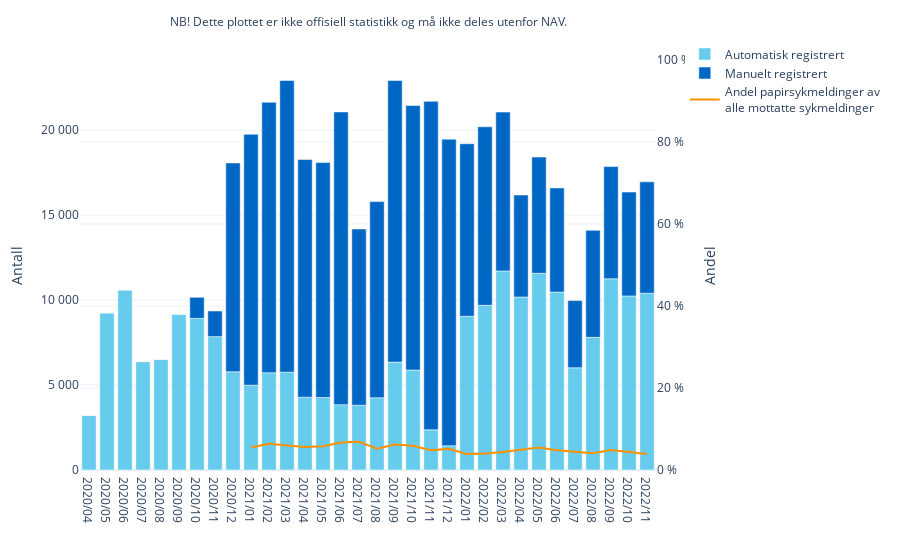

Notebook cell for this chart:
### Code cell
fig_papir_begge = px.bar(
    df_papir_tot_mnd, 
    x='mnd', 
    y='antall', 
    color='reg',
    labels={'antall': '', 
            'mnd' : '', 
            'reg' : ''},
    color_discrete_sequence = nav_kategorisk
)

                         


fig_papir_begge['data'][0]['hovertemplate'] = '<br />År/måned: %{x}<br />Antall: %{y}'
fig_papir_begge['data'][1]['hovertemplate'] = '<br />År/måned: %{x}<br />Antall: %{y}'

fig_papir_begge.update_xaxes(
    tickmode='array',  
    rangebreaks=[dict(bounds=['sat', 'mon']), 
                 dict(values=["2020-05-01", '2020-05-21', '2020-06-01'])]
)

fig_papir_begge.add_trace(
    go.Scatter(
        x=df_andel_papir_mnd['mnd'], 
        y=df_andel_papir_mnd['andel'], 
        yaxis="y2", 
        name='Andel papirsykmeldinger av <br>alle mottatte sykmeldinger', 
        marker_color='#FF9100'
    )
)

fig_papir_begge = fig_papir_begge.update_layout(
    yaxis2={
        'range': [0, 100],
        'side': 'right',
        'ticksuffix': ' %',
        'overlaying': 'y'
    },
    yaxis_title='Antall',
    yaxis2_title='Andel',
    legend={
        'x': 1.05,
        'y': 1.05
    },
    hovermode='x unified',
    hoverlabel={'namelength': -1},
    template="plotly_white",
    yaxis=dict(tickformat=',d'), 
    separators=', '
)

fig_papir_begge.add_annotation(
    text = annotation_text,
    showarrow= False, 
    align= 'center',
    x= 0.5,
    y= 1.12,
    font={'size':12},
    xref= 'paper',
    yref= 'paper',
)

### Figure 1 — Plotly figure (JSON) as saved in the notebook; plotly's stock layout.template omitted (floating-point values rounded to 4 significant figures)
{"data": [{"alignmentgroup": "True", "hovertemplate": "<br />År/måned: %{x}<br />Antall: %{y}", "legendgroup": "Automatisk registrert", "marker": {"color": "#66CBEC", "pattern": {"shape": ""}}, "name": "Automatisk registrert", "offsetgroup": "Automatisk registrert", "orientation": "v", "showlegend": true, "textposition": "auto", "type": "bar", "x": ["2020/04", "2020/05", "2020/06", "2020/07", "2020/08", "2020/09", "2020/10", "2020/11", "2020/12", "2021/01", "2021/02", "2021/03", "2021/04", "2021/05", "2021/06", "2021/07", "2021/08", "2021/09", "2021/10", "2021/11", "2021/12", "2022/01", "2022/02", "2022/03", "2022/04", "2022/05", "2022/06", "2022/07", "2022/08", "2022/09", "2022/10", "2022/11"], "xaxis": "x", "y": [3215, 9248, 10596, 6381, 6514, 9171, 8922, 7850, 5782, 4993, 5722, 5757, 4283, 4267, 3844, 3815, 4253, 6349, 5883, 2366, 1428, 9043, 9692, 11717, 10181, 11576, 10471, 6017, 7806, 11257, 10245, 10406], "yaxis": "y"}, {"alignmentgroup": "True", "hovertemplate": "<br />År/måned: %{x}<br />Antall: %{y}", "legendgroup": "Manuelt registrert", "marker": {"color": "#0067C5", "pattern": {"shape": ""}}, "name": "Manuelt registrert", "offsetgroup": "Manuelt registrert", "orientation": "v", "showlegend": true, "textposition": "auto", "type": "bar", "x": ["2020/04", "2020/05", "2020/06", "2020/07", "2020/08", "2020/09", "2020/10", "2020/11", "2020/12", "2021/01", "2021/02", "2021/03", "2021/04", "2021/05", "2021/06", "2021/07", "2021/08", "2021/09", "2021/10", "2021/11", "2021/12", "2022/01", "2022/02", "2022/03", "2022/04", "2022/05", "2022/06", "2022/07", "2022/08", "2022/09", "2022/10", "2022/11"], "xaxis": "x", "y": [0, 0, 0, 0, 0, 0, 1241, 1508, 12288, 14765, 15919, 17166, 13987, 13826, 17228, 10367, 11542, 16572, 15565, 19329, 18043, 10160, 10508, 9346, 6002, 6842, 6128, 3953, 6298, 6600, 6113, 6555], "yaxis": "y"}, {"marker": {"color": "#FF9100"}, "name": "Andel papirsykmeldinger av <br>alle mottatte sykmeldinger", "type": "scatter", "x": ["2021/01", "2021/02", "2021/03", "2021/04", "2021/05", "2021/06", "2021/07", "2021/08", "2021/09", "2021/10", "2021/11", "2021/12", "2022/01", "2022/02", "2022/03", "2022/04", "2022/05", "2022/06", "2022/07", "2022/08", "2022/09", "2022/10", "2022/11"], "y": [5.5, 6.4, 6, 5.6, 5.8, 6.7, 6.9, 5.2, 6.2, 5.9, 4.8, 5.2, 3.9, 4, 4.4, 5, 5.5, 4.8, 4.4, 4.1, 4.9, 4.4, 3.9], "yaxis": "y2"}], "layout": {"annotations": [{"align": "center", "font": {"size": 12}, "showarrow": false, "text": "NB! Dette plottet er ikke offisiell statistikk og må ikke deles utenfor NAV.", "x": 0.5, "xref": "paper", "y": 1.12, "yref": "paper"}], "autosize": true, "barmode": "relative", "hoverlabel": {"namelength": -1}, "hovermode": "x unified", "legend": {"title": {"text": ""}, "tracegroupgap": 0, "x": 1.05, "y": 1.05}, "margin": {"t": 60}, "separators": ", ", "xaxis": {"anchor": "y", "autorange": true, "domain": [0, 1], "range": [-0.5, 31.5], "rangebreaks": [{"bounds": ["sat", "mon"]}, {"values": ["2020-05-01", "2020-05-21", "2020-06-01"]}], "tickmode": "array", "title": {"text": ""}, "type": "category"}, "yaxis": {"anchor": "x", "autorange": true, "domain": [0, 1], "range": [0, 24130.0], "tickformat": ",d", "title": {"text": "Antall"}, "type": "linear"}, "yaxis2": {"overlaying": "y", "range": [0, 100], "side": "right", "ticksuffix": " %", "title": {"text": "Andel"}, "type": "linear"}}}
